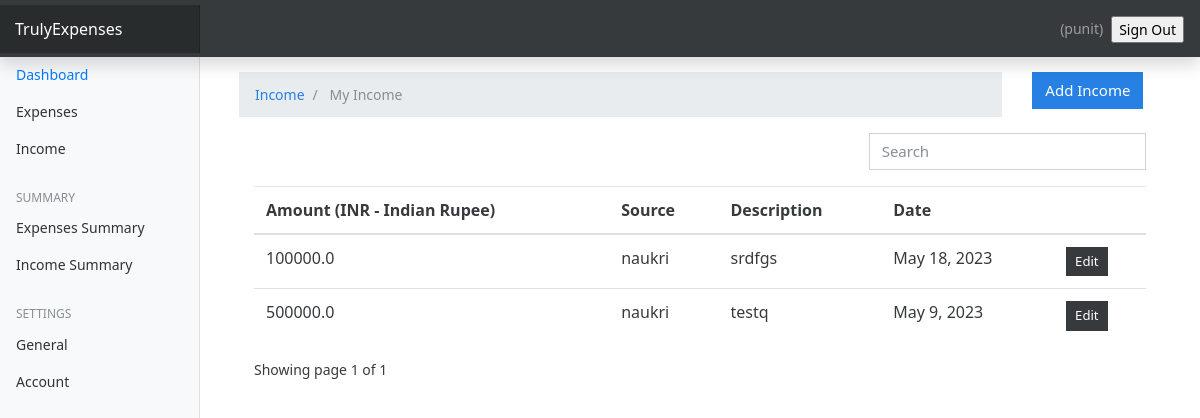
Screenshot of /income/ (signed in) with the database file from the repository.
### userpreferences/models.py (models this page shows, shortened)
class UserPreference(models.Model):
    user = models.OneToOneField(to=User, on_delete=models.CASCADE)
    currency = models.CharField(max_length=255, blank=True, null=True)

### userincome/models.py (models this page shows, shortened)
class UserIncome(models.Model):
    amount = models.FloatField()  # DECIMAL
    date = models.DateField(default=now)
    description = models.TextField()
    owner = models.ForeignKey(to=User, on_delete=models.CASCADE)
    source = models.CharField(max_length=266)
    class Meta:
        ordering: ['-date']

### userincome/views.py (the view)
# urls.py: path('', views.index, name="expenses"),
@login_required(login_url='/authentication/login')
def index(request):
    categories = Source.objects.all()
    income = UserIncome.objects.filter(owner=request.user)
    paginator = Paginator(income, 5)
    page_number = request.GET.get('page')
    page_obj = Paginator.get_page(paginator, page_number)
    currency = UserPreference.objects.get(user=request.user).currency
    context = {
        'income': income,
        'page_obj': page_obj,
        'currency': currency
    }
    return render(request, 'income/index.html', context)

### templates/income/index.html (shortened to what this page needs)
{% extends 'base.html' %}
{% load static %}
{% block content %}
<div class="container mt-4">
  <div class="row">
    <div class="col-md-10">
      <nav aria-label="breadcrumb">
        <ol class="breadcrumb">
          <li class="breadcrumb-item">
            <a href="">Income</a>
          </li>
          <li class="breadcrumb-item active" aria-current="page">
            My Income
          </li>
        </ol>
      </nav>
    </div>
    <div class="col-md-2">
      <a href="{% url 'add-income'%}" class="btn btn-primary">Add Income</a>
    </div>
  </div>
   <div class="container">
    {% if income.count %}
    <div class="row">
      <div class="col-md-8"></div>
      <div class="col-md-4">
        <div class="form-group">
          <input type="text" class="form-control" id="searchField" placeholder="Search">
        </div>
      </div>
     </div>
<div class="app-table">
  <table class="table table-stripped table-hover">
    <thead>
      <tr>
        <th>Amount ({{currency}})</th>
        <th>Source</th>
        <th>Description</th>
        <th>Date</th>
        <th></th>
      </tr>
    </thead>
    <tbody>
      {% for income in page_obj%}
      <tr>
        <td>{{income.amount}}</td>
        <td>{{income.source}}</td>
        <td>{{income.description}}</td>
        <td>{{income.date}}</td>
        <td>
          <a
            href="{% url 'income-edit' income.id  %}"
            class="btn btn-secondary btn-sm"
            >Edit</a
          >
        </td>
      </tr>
      {% endfor %}
    </tbody>
  </table>
</div>
    <div class="pagination-container">
    <div class="">
      Showing page {{page_obj.number}} of {{ page_obj.paginator.num_pages }}
    </div>
    {% endif %}
  </div>
</div>
</div>
{% endblock content %}

### templates/base.html (shortened to what this page needs)
{% load static %}
<html lang="en">
  <head>
    <link href="{% static 'css/bootstrap.min.css'%}" rel="stylesheet" />
    <link href="{% static 'css/main.css'%}" rel="stylesheet" />
    <link href="{% static 'css/dashboard.css' %}" rel="stylesheet" />
  </head>
  <body>
    <nav class="navbar navbar-dark fixed-top bg-dark flex-md-nowrap p-0 shadow">
      <a class="navbar-brand col-sm-3 col-md-2 mr-0" href="#">TrulyExpenses</a>
      <ul
        class="navbar-nav px-3"
        style="display: flex; flex-direction: row; align-items: center;"
      >
        <li class="nav-item text-nowrap">
          <span class="nav-link" href="">
            ({{request.user.username}})
          </span>
        </li>
        <li class="nav-item text-nowrap mt-3 ml-2">
          <form action="{% url  'logout' %}" method="POST">
            <input
              class="text text-capitalize"
              type="submit"
              value="Sign out"
            />
          </form>
        </li>
      </ul>
    </nav>
    <div class="container-fluid">
      <div class="row">
        {% include 'partials/_sidebar.html' %}
        <main role="main" class="col-md-9 ml-sm-auto col-lg-10 px-4">
          {% block content %} {% endblock %}
        </main>
      </div>
    </div>
  </body>
</html>

### templates/partials/_sidebar.html (shortened to what this page needs)
{% load static %}
<nav class="col-md-2 d-none d-md-block bg-light sidebar">
  <div class="sidebar-sticky">
    <ul class="nav flex-column">
      <li class="nav-item">
        <a class="nav-link active" href="#">
          Dashboard <span class="sr-only">(current)</span>
        </a>
      </li>
      <li class="nav-item">
        <a class="nav-link" href="{% url 'expenses' %}">
          Expenses
        </a>
      </li>
      <li class="nav-item">
        <a class="nav-link" href="{% url 'income' %}">
          Income
        </a>
      </li>
    </ul>
    <h6
      class="sidebar-heading d-flex justify-content-between align-items-center px-3 mt-4 mb-1 text-muted"
    >
      <span>Summary</span>
    </h6>
    <ul class="nav flex-column mb-2">
      <li class="nav-item">
        <a class="nav-link" href="{% url 'stats'%}">
          Expenses Summary
        </a>
      </li>
      <li class="nav-item">
        <a class="nav-link" href="#">
          Income Summary
        </a>
      </li>
    </ul>
    <h6
      class="sidebar-heading d-flex justify-content-between align-items-center px-3 mt-4 mb-1 text-muted"
    >
      <span>Settings</span>
    </h6>
    <ul class="nav flex-column mb-2">
      <li class="nav-item">
        <a class="nav-link" href="{% url 'preferences' %}">
          General
        </a>
      </li>
      <li class="nav-item">
        <a class="nav-link" href="#">
          Account
        </a>
      </li>
    </ul>
  </div>
</nav>

### expenseswebsite/static/css/dashboard.css (style rules this page uses)
body { font-size: 0.875rem; }
.sidebar { position: fixed; top: 0; bottom: 0; left: 0; z-index: 100; padding: 48px 0 0; box-shadow: inset -1px 0 0 rgba(0, 0, 0, 0.1); }
.sidebar-sticky { position: relative; top: 0; height: calc(100vh - 48px); padding-top: 0.5rem; overflow-x: hidden; overflow-y: auto; }
.sidebar .nav-link { font-weight: 500; color: #333; }
.sidebar .nav-link.active { color: #007bff; }
.sidebar-heading { font-size: 0.75rem; text-transform: uppercase; }
[role="main"] { padding-top: 133px; }
@media (min-width: 768px) { [role="main"] { padding-top: 48px; } }
.navbar-brand { padding-top: 0.75rem; padding-bottom: 0.75rem; font-size: 1rem; background-color: rgba(0, 0, 0, 0.25); box-shadow: inset -1px 0 0 rgba(0, 0, 0, 0.25); }

### rows the page displays
UserPreference: currency "INR - Indian Rupee"
UserIncome: amount "100000.0", source "naukri", description "srdfgs", date "May 18, 2023"
UserIncome: amount "500000.0", source "naukri", description "testq", date "May 9, 2023"

### other values shown
{{ request.user.username }} "punit"
{{ page_obj.number }} "1"
{{ page_obj.paginator.num_pages }} "1"
